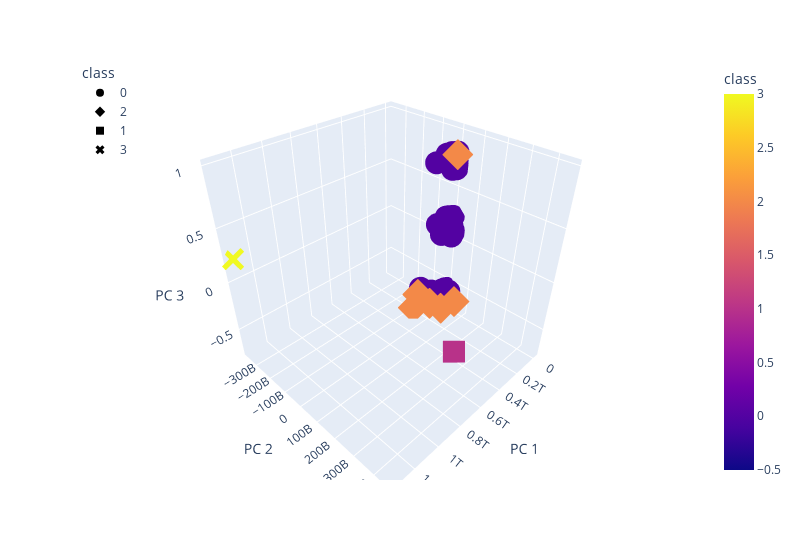

Notebook code cell kept with this figure:
### Code cell
# Create a 3d Plot
fig = px.scatter_3d(
    clustered_df,
    x="PC 1",
    y="PC 2",
    z="PC 3",
    color="class",
    symbol="class",
    hover_name="CoinName",
    hover_data=["Algorithm"],
    width=800,
)
fig.update_layout(legend=dict(x=0, y=1))
fig.show()

### Figure 1 — Plotly figure (JSON) as saved in the notebook; plotly's stock layout.template omitted (floating-point values rounded to 4 significant figures; data arrays with more than 128 entries replaced by an {"elided": "..."} marker saying what was removed)
{"data": [{"customdata": {"elided": "524x1 str values"}, "hovertemplate": "<b>%{hovertext}</b><br><br>class=%{marker.color}<br>PC 1=%{x}<br>PC 2=%{y}<br>PC 3=%{z}<br>Algorithm=%{customdata[0]}<extra></extra>", "hovertext": {"elided": "524 str values"}, "legendgroup": "0", "marker": {"color": {"elided": "524 int values"}, "coloraxis": "coloraxis", "symbol": "circle"}, "mode": "markers", "name": "0", "scene": "scene", "showlegend": true, "type": "scatter3d", "x": {"elided": "524 float values"}, "y": {"elided": "524 float values"}, "z": {"elided": "524 float values"}}, {"customdata": [["X13"], ["Scrypt"], ["CryptoNight"], ["Scrypt"], ["CryptoNight"], ["CryptoNight Heavy"]], "hovertemplate": "<b>%{hovertext}</b><br><br>class=%{marker.color}<br>PC 1=%{x}<br>PC 2=%{y}<br>PC 3=%{z}<br>Algorithm=%{customdata[0]}<extra></extra>", "hovertext": ["EliteCoin", "MoonCoin", "ByteCoin", "gCn Coin", "Newton Coin", "Qwertycoin"], "legendgroup": "2", "marker": {"color": [2, 2, 2, 2, 2, 2], "coloraxis": "coloraxis", "symbol": "diamond"}, "mode": "markers", "name": "2", "scene": "scene", "showlegend": true, "type": "scatter3d", "x": [275100000000.0, 320900000000.0, 240200000000.0, 243100000000.0, 168400000000.0, 197900000000.0], "y": [131200000000.0, 191500000000.0, -67670000000.0, -41700000000.0, 55730000000.0, 5516000000.0], "z": [0.9899, -0.2649, -0.7111, -0.5175, -0.6203, -0.6001]}, {"customdata": [["CryptoNight"]], "hovertemplate": "<b>%{hovertext}</b><br><br>class=%{marker.color}<br>PC 1=%{x}<br>PC 2=%{y}<br>PC 3=%{z}<br>Algorithm=%{customdata[0]}<extra></extra>", "hovertext": ["TurtleCoin"], "legendgroup": "1", "marker": {"color": [1], "coloraxis": "coloraxis", "symbol": "square"}, "mode": "markers", "name": "1", "scene": "scene", "showlegend": true, "type": "scatter3d", "x": [880900000000.0], "y": [453600000000.0], "z": [0.03079]}, {"customdata": [["TRC10"]], "hovertemplate": "<b>%{hovertext}</b><br><br>class=%{marker.color}<br>PC 1=%{x}<br>PC 2=%{y}<br>PC 3=%{z}<br>Algorithm=%{customdata[0]}<extra></extra>", "hovertext": ["BitTorrent"], "legendgroup": "3", "marker": {"color": [3], "coloraxis": "coloraxis", "symbol": "x"}, "mode": "markers", "name": "3", "scene": "scene", "showlegend": true, "type": "scatter3d", "x": [1341000000000.0], "y": [-362600000000.0], "z": [0.2273]}], "layout": {"coloraxis": {"colorbar": {"title": {"text": "class"}}, "colorscale": [[0, "#0d0887"], [0.1111, "#46039f"], [0.2222, "#7201a8"], [0.3333, "#9c179e"], [0.4444, "#bd3786"], [0.5556, "#d8576b"], [0.6667, "#ed7953"], [0.7778, "#fb9f3a"], [0.8889, "#fdca26"], [1, "#f0f921"]]}, "legend": {"title": {"text": "class"}, "tracegroupgap": 0, "x": 0, "y": 1}, "margin": {"t": 60}, "scene": {"domain": {"x": [0, 1], "y": [0, 1]}, "xaxis": {"title": {"text": "PC 1"}}, "yaxis": {"title": {"text": "PC 2"}}, "zaxis": {"title": {"text": "PC 3"}}}, "width": 800}}
